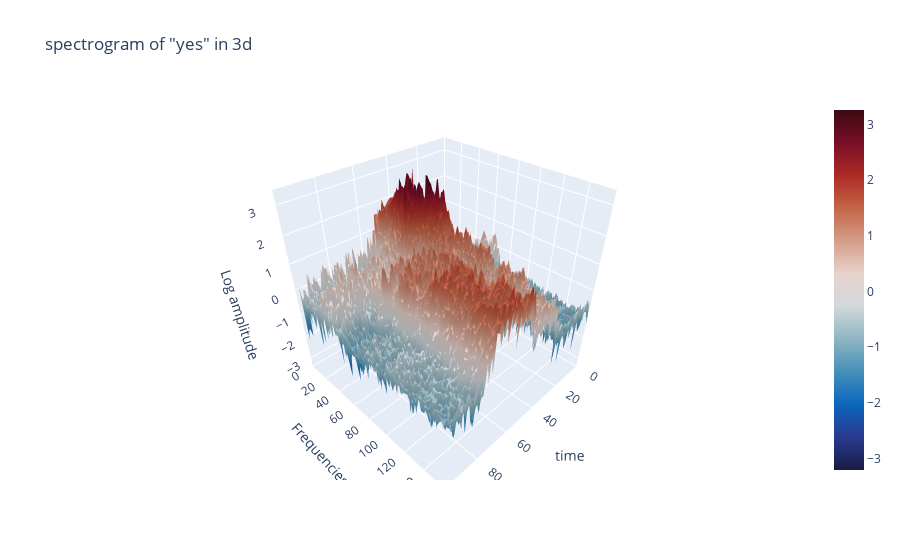

This figure's notebook cell:
### Markdown cell above
## 1.3. Spectrogram in 3d

By the way, times change, and the tools change. Have you ever seen spectrogram in 3d?

### Code cell
# data = [go.Surface(z=spectrogram.T)]
data = [go.Surface(z=spectrogram.T, colorscale="balance")]  # 원본과 비슷한 색 위해 색 지정
layout = go.Layout(
    title = "spectrogram of \"yes\" in 3d",
    scene = dict(
        # yaxis = dict(title="Frequencies", range=freqs),
        # xaxis = dict(title="time", range=times),
        # range 인자는 [min, max]로 값을 줘야 함.
        # 배열의 값 범위가 넓어 원본과 같게 값 하드코딩
        yaxis = dict(title="Frequencies", range=[0, 160]),
        xaxis = dict(title="time", range=[0, 100]),
        zaxis = dict(title="Log amplitude"),
    ),
)
fig = go.Figure(data=data, layout=layout)
py.iplot(fig)

### Figure 1 — Plotly figure (JSON) as saved in the notebook; plotly's stock layout.template omitted (floating-point values rounded to 4 significant figures; data arrays with more than 128 entries replaced by an {"elided": "..."} marker saying what was removed)
{"data": [{"colorscale": [[0, "rgb(23, 28, 66)"], [0.09091, "rgb(41, 58, 143)"], [0.1818, "rgb(11, 102, 189)"], [0.2727, "rgb(69, 144, 185)"], [0.3636, "rgb(142, 181, 194)"], [0.4545, "rgb(210, 216, 219)"], [0.5455, "rgb(230, 210, 204)"], [0.6364, "rgb(213, 157, 137)"], [0.7273, "rgb(196, 101, 72)"], [0.8182, "rgb(172, 43, 36)"], [0.9091, "rgb(120, 14, 40)"], [1, "rgb(60, 9, 17)"]], "type": "surface", "z": {"elided": "161x99 float values"}}], "layout": {"scene": {"xaxis": {"range": [0, 100], "title": {"text": "time"}}, "yaxis": {"range": [0, 160], "title": {"text": "Frequencies"}}, "zaxis": {"title": {"text": "Log amplitude"}}}, "title": {"text": "spectrogram of \"yes\" in 3d"}}}
